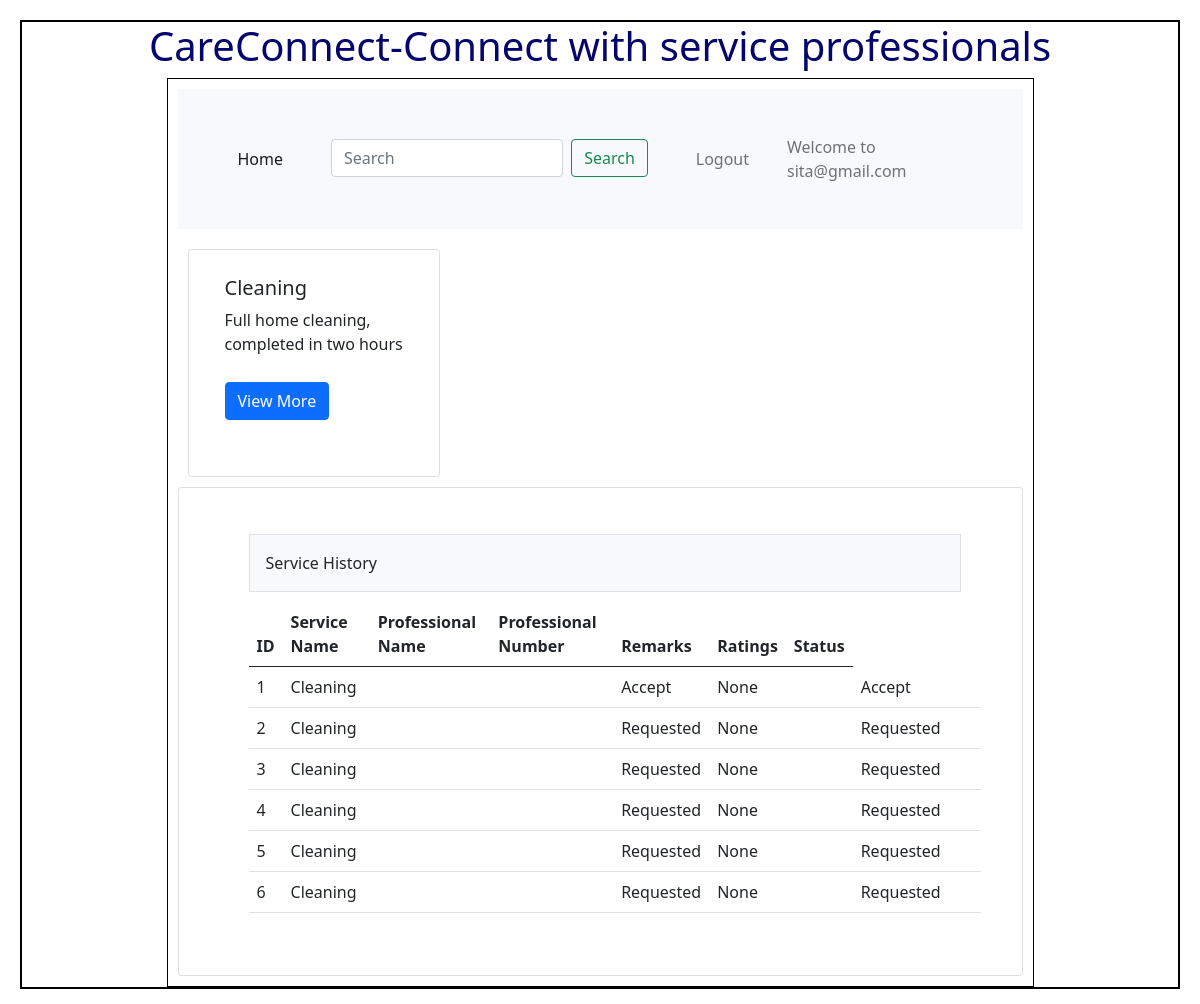
/customer (signed in), run on an earlier commit of the app's database.
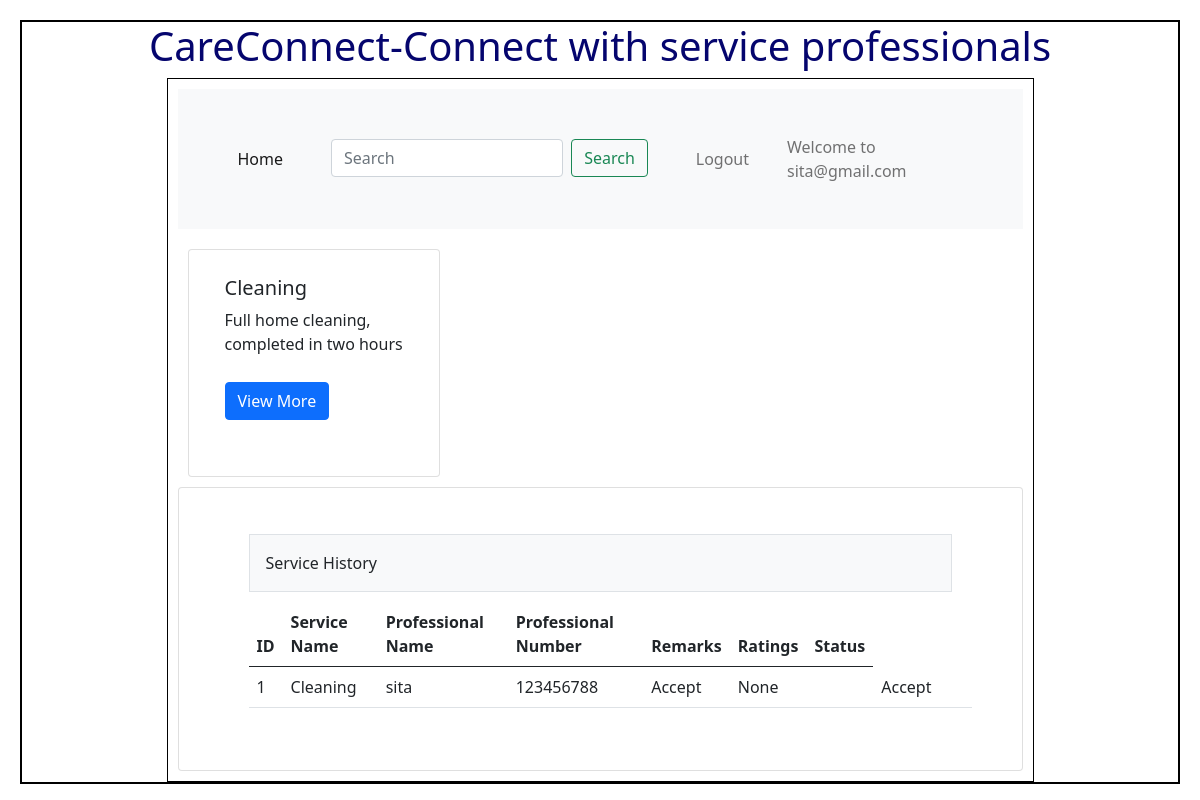
And on a later commit of the database.
### Backend/models.py (models this page shows)
class Service(db.Model):
    __tablename__="Service"
    id = db.Column(db.Integer, primary_key=True)
    name=db.Column(db.String,nullable=False)
    description=db.Column(db.String,nullable=False)
    baseprice=db.Column(db.Integer,default=0.0)
    subservice=db.Column(db.String,nullable=False)
    location=db.Column(db.String,nullable=False)
    pincode=db.Column(db.String,nullable=False)

class Servicereq(db.Model):
    __tablename__="Servicereq"
    id = db.Column(db.Integer, primary_key=True)
    Professional_id=db.Column(db.Integer, db.ForeignKey("Professional.id"),nullable=True)
    Service_id=db.Column(db.Integer, db.ForeignKey("Service.id"),nullable=False)
    Customer_id=db.Column(db.Integer, db.ForeignKey("Customer.id"),nullable=False)
    status=db.Column(db.String,nullable=False)
    remarks=db.Column(db.String,nullable=True)
    rating=db.Column(db.Integer,default=0)
    service=db.relationship("Service",cascade="all,delete",backref="Servicereqs",lazy=True)
    customer=db.relationship("Customer",cascade="all,delete",backref="Servicereqs",lazy=True)
    professional=db.relationship("Professional",cascade="all,delete",backref="Servicereqs",lazy=True)

class Professional(db.Model):
    __tablename__="Professional"
    id = db.Column(db.Integer, primary_key=True)
    email=db.Column(db.String,unique=True,nullable=False)
    password=db.Column(db.String,nullable=False)
    fullname=db.Column(db.String,nullable=False)
    contact_number=db.Column(db.Integer,nullable=False)
    address=db.Column(db.String,nullable=False)
    pincode=db.Column(db.Integer,nullable=False)
    experience=db.Column(db.String,nullable=False)
    professional_summary=db.Column(db.String,nullable=False)
    service_name=db.Column(db.String,nullable=False)
    status=db.Column(db.String,default="Active")
    p_req=db.Column(db.String,default="Pending")

### Backend/controllers.py (the view)
@app.route("/customer")
def customer_dashboard():
    redirect_response = isUserLoggedIn()
    if redirect_response is None:
        return redirect('/login')
    services=get_services()
    servicereqs=get_servicereq()
    Customer_id=session.get('userid')
    servicereqs = Servicereq.query.filter_by(Customer_id=Customer_id).all()
    return render_template("Customerdashboard.html",name=session.get('username'),services=services,servicereqs=servicereqs)

### Backend/controllers.py (called while the page is built)
def isUserLoggedIn():
    if 'userid' in session:
        if session.get('usertype') == 'admin':
            return redirect(url_for('admin_dashboard'))
        elif session.get('usertype') == 'customer':
            return redirect(url_for('customer_dashboard'))
        elif session.get('usertype') == 'professional':
            return redirect(url_for('professional_dashboard'))
    return None

def get_services():
    services=Service.query.all()
    return services

def get_servicereq():
    servicereqs=Servicereq.query.all()
    print(servicereqs)
    return servicereqs

### Templates/Customerdashboard.html (shortened to what the changed rows need)
<!DOCTYPE html>
<html>
    <head>
        <link rel="stylesheet" href="/static/styles/main.css">
        <link href="https://cdn.jsdelivr.net/npm/bootstrap@5.0.2/dist/css/bootstrap.min.css" rel="stylesheet">
    </head>
    <body>
        <div class = "my_container">
            <div class = "center"> <h1>CareConnect-Connect with service professionals</h1></div>
                <div class="my_panel">
                    <nav class="navbar navbar-expand-lg navbar-light bg-light">
                    <div class="container-fluid">
                        <div class="collapse navbar-collapse" id="navbarText">
                            <ul class="navbar-nav me-auto mb-2 mb-lg-0">
                                <li class="nav-item">
                            </ul>
                            <span class="navbar-text">
                                Welcome to {{name}}
                            </span>
                        </div>
                    </div>
                    </nav>
                        <div class="row row-cols-1 row-cols-md-3 g-4">
                            {% for service in services %}
                            <div class="col">
                                <div class="card h-100">
                                    <div class="card-body">
                                            <h5 class="card-title">{{service.name}}</h5>
                                            <p class="card-text">{{service.description}}</p>
                                            <a href="{{ url_for('Subservice', id=service.id) }}"class="btn btn-primary">View More</a>
                                    </div>
                                </div>
                            </div>
                            {%endfor%}
                        </div>
                    <div class="card">
                    <div class="card-body">
                        <div class="container px-4">
                            <div class="row gx-5">
                                <div class="col">
                                        <table class="table">
                                            <thead>
                                                <tr>
                                                <th scope="col">ID</th>
                                                <th scope="col">Service Name</th>
                                                <th scope="col">Professional Name</th>
                                                <th scope="col">Professional Number</th>
                                                <th scope="col">Remarks</th>
                                                <th scope="col">Ratings</th>
                                                <th scope="col">Status</th>
                                                </tr>
                                            </thead>
                                            <tbody>
                                                {%if servicereqs%}
                                                    {%for servicereq in servicereqs%}
                                                <tr>
                                                    <td>{{ servicereq.id }}</td>
                                                    <td>{{ servicereq.service.name }}</td>
                                                    <td>{{servicereq.professional.fullname}}</td>
                                                    <td>{{ servicereq.professional.contact_number}}</td>
                                                    <td>{{ servicereq.status}}</td>
                                                    <td>{{servicereq.remarks}}</td>
                                                    <td>{{servicereq.ratings}}</td>
                                                    <td>{{ servicereq.status}}</td>
                                                    <td>{{ servicereq.action}}</td>
                                                    <td>
                                                    </td>
                                                </tr>
                                                    {%endfor%}
                                                {%else%}
                                                    <h3 class = "center"> No services found</h3>
                                                {%endif%}
                                            </tbody>
                                        </table>
                                </div>
                            </div>
                        </div>
                    </div>
                    </div>
                </div>
        </div>
    </body>
</html>

What changed in the data, as far as the page shows it:
removed Servicereq: id "2", service.name "Cleaning", status "Requested", remarks "None"
removed Servicereq: id "3", service.name "Cleaning", status "Requested", remarks "None"
removed Servicereq: id "4", service.name "Cleaning", status "Requested", remarks "None"
removed Servicereq: id "5", service.name "Cleaning", status "Requested", remarks "None"
removed Servicereq: id "6", service.name "Cleaning", status "Requested", remarks "None"
now on this page (row edited): Professional: email "sita@gmail.com"
changed Servicereq "Accept": professional.fullname (not shown) → "sita"; professional.contact_number (not shown) → "123456788"
Also different on the page:
{{ name }}: "sita@gmail.com" → (not shown)
